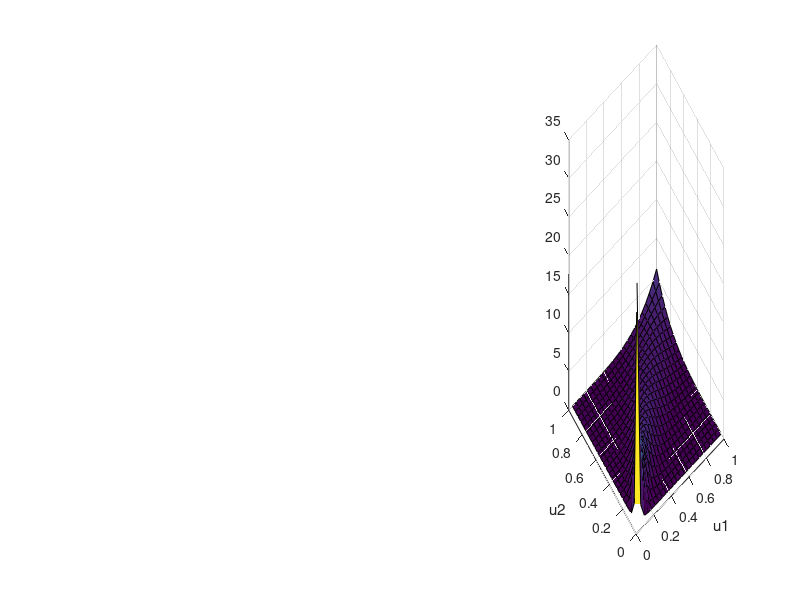

MATLAB code for this plot: (Note: this script raises an error after producing the figure.)
% test script for empcopdens_betak
clear;
clc;

K = 25;

copulaType = 'Clayton';

u = linspace(0,1,K);
[U1,U2] = ndgrid(u);
c2 = copulapdf(copulaType, [U1(:) U2(:)],5);
c2 = reshape(c2, K,K);
h3 = subplot(1,3,3);
surf(U1,U2,c2);
xlabel('u1')
ylabel('u2')

X = copularnd(copulaType,5,1000);

h = .05;
[c1] = empcopdens_betak_v2(X(:,1), X(:,2), h, K);
h1 = subplot(1,3,1);
surf(U1,U2,c1);
xlabel('u1')
ylabel('u2')

c1 = empcopuladensity(X, h, K, 'betak');
h2 = subplot(1,3,2);
surf(U1,U2,c1);
xlabel('u1')
ylabel('u2')

mse = mean((c1(:)-c2(:)).^2);
fprintf('MSE = %f\n', mse);

hlink = linkprop([h1,h2,h3],{'CameraPosition','CameraUpVector'});
rotate3d on
%%
clear;
clc;

% Test the 3-D
h = 0.05;
K = 25;
M = 1000;
D = 3;
Rho = [1 .4 .2; .4 1 -.8; .2 -.8 1];
Z = mvnrnd([0 0 0], Rho, M);
U = normcdf(Z,0,1);

c1 = empcopuladensity(U, h, K, 'betak');

u = linspace(0,1,K);
[U1,U2,U3] = ndgrid(u);
c2 = copulapdf('Gaussian', [U1(:) U2(:) U3(:)],Rho);
c2 = reshape(c2, [K,K,K]);

% make sure we have our orientation properly by manually generating 2-D
% copula also
[UU1,UU2] = ndgrid(u);
c3_u1u2 = copulapdf('Gaussian', [UU1(:) UU2(:)], [1 0.4; 0.4 1]); c3_u1u2 = reshape(c3_u1u2,[K,K]);
c3_u2u3 = copulapdf('Gaussian', [UU1(:) UU2(:)], [1 -0.8; -0.8 1]); c3_u2u3 = reshape(c3_u2u3,[K,K]);
c3_u1u3 = copulapdf('Gaussian', [UU1(:) UU2(:)], [1 0.2; 0.2 1]); c3_u1u3 = reshape(c3_u1u3,[K,K]);

h1 = subplot(3,3,1);
surf(UU1,UU2,squeeze(sum(c1,3))); xlabel('u_1'); ylabel('u_2')
h2 = subplot(3,3,2);
surf(UU1,UU2,squeeze(sum(c1,2))); xlabel('u_1'); ylabel('u_3')
title('EMPCOPULADENSITY')
h3 = subplot(3,3,3);
surf(UU1,UU2,squeeze(sum(c1,1))); xlabel('u_2'); ylabel('u_3')

h4 = subplot(3,3,4);
surf(squeeze(sum(c2,3))); xlabel('u_1'); ylabel('u_2')
h5 = subplot(3,3,5);
surf(squeeze(sum(c2,2))); xlabel('u_1'); ylabel('u_3')
title('ACTUAL')
h6 = subplot(3,3,6);
surf(squeeze(sum(c2,1))); xlabel('u_2'); ylabel('u_3')

h7 = subplot(3,3,7);
surf(UU1,UU2,c3_u1u2); xlabel('u_1'); ylabel('u_2')
h8 = subplot(3,3,8);
surf(UU1,UU2,c3_u1u3); xlabel('u_1'); ylabel('u_3')
title('ACTUAL MARGINAL')
h9 = subplot(3,3,9);
surf(UU1,UU2,c3_u2u3); xlabel('u_2'); ylabel('u_3')


% mse = mean((c2(:)-c1(:)).^2);
% fprintf('MSE 3D = %f\n', mse);

% hlink = linkprop([h1,h2,h3,h7,h8,h9],{'CameraPosition','CameraUpVector'});
rotate3d on

%%
clear;
clc;

K = 25;
h = 0.05;

M = 1000;
D = 5;

% Generate samples from C1 (A,B,C) [Gaussian Copula]
Rho = [1 .4 .2; .4 1 -.8; .2 -.8 1];
Z = mvnrnd([0 0 0], Rho, M);
U_C1 = normcdf(Z,0,1);

% Generate samples from C2 (B,D) [Clayton Copula]
U_C2_1 = U_C1(:,2); c2_alpha = 1; p = rand(M,1);
U_C2_2 = U_C2_1.*(p.^(-c2_alpha./(1+c2_alpha)) - 1 + U_C2_1.^c2_alpha).^(-1./c2_alpha);
U_C2 = [U_C2_1 U_C2_2];

% Generate samples from C3 (C,E) [Clayton Copula]
U_C3_1 = U_C1(:,3); c3_alpha = 4; p = rand(M,1);
U_C3_2 = U_C3_1.*(p.^(-c3_alpha./(1+c3_alpha)) - 1 + U_C3_1.^c3_alpha).^(-1./c3_alpha);
U_C3 = [U_C3_1 U_C3_2];

U = [U_C1 U_C2(:,2) U_C3(:,2)];

X = [gaminv(U(:,1),2,1) ...
       betainv(U(:,2),2,2) ...
       unidinv(U(:,3),5) ...
       unidinv(U(:,4),3) ...
       norminv(U(:,5),0,1)];

X_vec = [continueRv(X(:,4)) X(:,2)];

numECDFPts = 100;
domain1 = linspace(min(X_vec(:,1)),max(X_vec(:,1)), numECDFPts);
F1 = ksdensity(X_vec(:,1),domain1 ,'function','cdf');
rvEmpObj1 = rvEmpiricalInfo(domain1, [], F1);
domain2 = linspace(min(X_vec(:,2)),max(X_vec(:,2)), numECDFPts);
F2 = ksdensity(X_vec(:,2),domain2 ,'function','cdf');
rvEmpObj2 = rvEmpiricalInfo(domain2, [], F2);

U_in = zeros(size(X_vec));
% create pseudo-observations
for ii=1:M
    U_in(ii,1) = rvEmpObj1.queryDistribution(X_vec(ii,1));
    U_in(ii,2) = rvEmpObj2.queryDistribution(X_vec(ii,2));
end


c1_ref = empcopuladensity(U_C2, h, K, 'betak');
c1_proper = empcopuladensity(U_in, h, K, 'betak');

u = linspace(0,1,K);
[U1,U2] = ndgrid(u);

h1 = subplot(1,2,1); surf(U1,U2,c1_ref); title('Reference')
h2 = subplot(1,2,2); surf(U1,U2,c1_proper); title('Estimated w/ KSDENSITY')
hlink = linkprop([h1,h2],{'CameraPosition','CameraUpVector'});
rotate3d on

%% Test empcopuladensity heuristically w/ discrete marginals & Gaussian Copula
clear;
clc;

M = 1000;
D = 2;

% Generate samples from C1 (A,B) [Gaussian Copula]
Rho = [1 -0.8; -0.8 1];
U = copularnd('Gaussian', Rho, M);

X = [unidinv(U(:,1),3) ...
     unidinv(U(:,2),4)];

% transform the data by dithering according to Michel, Denuit, Neslehova
X_xform = continueRv(X);

% generate pseudoobservations from X_xform
ecdfNumPts = 100;
FX_in = zeros(ecdfNumPts, D);
U_in = zeros(size(X_xform));
for jj=1:D
    domain = linspace(min(X_xform(:,jj)),max(X_xform(:,jj)),ecdfNumPts);
    FX_in(:,jj) = ksdensity(X_xform(:,jj), domain, 'function','cdf')';
    empInfoObj = rvEmpiricalInfo(domain, [], FX_in(:,jj));
    for kk=1:M
        U_in(kk,jj) = empInfoObj.queryDistribution(X_xform(kk,jj));
    end
end

% estimate the copula density
h = 0.05;
K = 25;
c = empcopuladensity(U_in, h, K, 'betak'); 

u = linspace(0,1,K);
[U1,U2] = ndgrid(u);
c_expect = copulapdf('Gaussian', [U1(:) U2(:)],Rho);
c_expect = reshape(c_expect,K,K);


h1 = subplot(1,2,1); surf(U1,U2,c_expect); grid on; title('Reference'); xlabel('U_1'); ylabel('U_2');
h2 = subplot(1,2,2); surf(U1,U2,c); grid on; title('Estimated'); xlabel('U_1'); ylabel('U_2');
linkprop([h1,h2],{'CameraPosition','CameraUpVector'}); rotate3d on;

%% Test empcopuladensity heuristically w/ discrete marginals & Gumbel Copula
clear;
clc;

M = 1000;
D = 2;

alpha = 9.5; copType = 'Clayton';
U = copularnd(copType, alpha, M);

X = [unidinv(U(:,1),3) ...
     unidinv(U(:,2),4)];

% transform the data by dithering according to Michel, Denuit, Neslehova
X_xform = continueRv(X);

% generate pseudoobservations from X_xform
ecdfNumPts = 100;
FX_in = zeros(ecdfNumPts, D);
U_in = zeros(size(X_xform));
for jj=1:D
    domain = linspace(min(X_xform(:,jj)),max(X_xform(:,jj)),ecdfNumPts);
    FX_in(:,jj) = ksdensity(X_xform(:,jj), domain, 'function','cdf')';
    empInfoObj = rvEmpiricalInfo(domain, [], FX_in(:,jj));
    for kk=1:M
        U_in(kk,jj) = empInfoObj.queryDistribution(X_xform(kk,jj));
    end
end

% estimate the copula density
h = 0.02;
K = 50;
c = empcopuladensity(U_in, h, K, 'betak');

[U1,U2] = ndgrid(linspace(0,1,K));
c_expect = copulapdf(copType, [U1(:) U2(:)],alpha);
c_expect = reshape(c_expect,K,K);

h1 = subplot(1,2,1); surf(U1,U2,c_expect); grid on; title('Reference'); xlabel('U_1'); ylabel('U_2');
h2 = subplot(1,2,2); surf(U1,U2,c); grid on; title('Estimated'); xlabel('U_1'); ylabel('U_2');
linkprop([h1,h2],{'CameraPosition','CameraUpVector'}); rotate3d on;
            